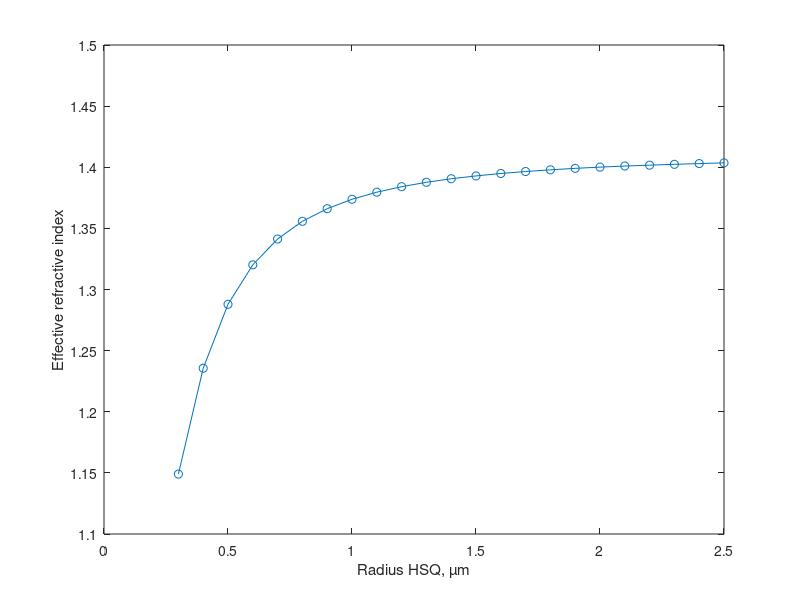

The MATLAB script that drew this image: (Note: this script raises an error after producing the figure.)
clear all
close all
clc
%% Effective index
 radius = 300:100:2500;
 effective_index = [1.149 1.2356 1.2879 1.3202 1.3413 1.3558 1.3661 ...
     1.3738 1.3796 1.3841 1.3877 1.3906 1.3929 1.3949 1.3965 ...
    1.3979 1.3991 1.4001 1.401 1.4017 1.4024 1.403 1.4036];

figure(1), plot(radius/1000, effective_index,'-o')
xlabel('Radius HSQ, µm')
ylabel('Effective refractive index')
yline(1.41)

%% Quality factor
 Q = [104.7 159.25 266.99 425.13 768.25 1078.9 1399.1 1833.1 2193.6 2629.7 3296.3 4370.7 ...
     5305.5 6048.7 6603.0 7236.8 8437.6 10206 11945 14878 16250 16584 18125];

figure(2), plot(radius/1000, Q);
ylabel('Quality factor')
xlabel('Radius HSQ, µm')

%% Frequency
 frequency = [3.3427 3.345 3.3317 3.3184 3.3069 3.2995 3.2925 3.2871 3.2837 3.2802 3.2773 3.2750 3.2734 3.2717...
     3.2700 3.2692 3.2682 3.2672 3.2665 3.2658 3.2652 3.2646 3.2640];

figure(3), plot(radius/1000,frequency*10^4,'-o')
ylabel('Frequency, Hz')
xlabel('Radius, µm')

thickness = @(n) (910e-9)./(2.*n);
figure(4), plot(radius, thickness(effective_index));
xlabel('Radius HSQ, µm')
ylabel('HSQ thickness')

figure(5), plot(thickness(effective_index),frequency);
xlabel('Thickness HSQ')
title('f(h)')
spline_fh = spline(thickness(effective_index),frequency);

%% Correcting the HSQ thickness to reduce the frequency error
h_corrected = zeros(1,size(effective_index,2));                        %%% These two vectors will store the final values we are looking for
f_corrected = zeros(1,size(effective_index,2));

h0 = thickness(effective_index(1));
f0 = frequency(1);

spline_thickness_vs_frequency = spline(thickness(effective_index),frequency);

f1 = frequency(2);
h1 = thickness(effective_index(2));

h1_prime = h1 - 0.01*h1;
f1_prime = ppval(spline_thickness_vs_frequency,h1_prime);
c_linear_fh = polyfit([h1_prime, h1],[f1_prime, f1],1);

n = linspace(effective_index(1),effective_index(end),1000);

[minimum, index_tilde] = min(abs(polyval(c_linear_fh,thickness(n))-ppval(spline_thickness_vs_frequency,thickness(n))));
h_tilde = thickness(n(index_tilde));


h_corrected(1) = h0; 
h_corrected(2) = h_tilde;
f_corrected (1) = f0; 
f_corrected(2) = ppval(spline_thickness_vs_frequency,h_corrected(2));



%% Fitto l'indice di rifrazione dipendente da n

spline_radius_vs_effective_index = spline(radius,effective_index);

c_linear_hr = polyfit([radius(1), radius(2)],[h_corrected(1), h_corrected(2)],1);
r = linspace(radius(1), radius(end),1000);

for jj = 3:size(effective_index,2)
h_prime = polyval(c_linear_hr,radius(jj));

[minimum, n_prime_index] = min(abs(h_prime - thickness(n))); %%% n'
% Cerco r'
n_prime = n(n_prime_index);

[minimum ,index_r_prime] = min(abs(ppval(spline_radius_vs_effective_index,r)-n_prime));
r_prime = r(index_r_prime);  %%% r'


%%%% Faccio l'altra approssimazione lineare
c_linear_hr_2 = polyfit([r_prime radius(jj)],[thickness(n_prime) thickness(effective_index(jj))],1);

[minimum, r_tilde_index] =  min(abs(thickness(ppval(spline_radius_vs_effective_index,r))-polyval(c_linear_hr_2,r)));

h_tilde = thickness(ppval(spline_radius_vs_effective_index,r(r_tilde_index)));

h_corrected(jj) = h_tilde;

f_corrected(jj) = ppval(spline_thickness_vs_frequency,h_corrected(jj));
end

figure(6), plot(radius/1000,h_corrected,'o');
hold on
xlabel('radius')
ylabel('Thickness')

plot(radius/1000,thickness(effective_index))
legend('Correction','First approximation')
hold off

figure(7), plot(h_corrected,ppval(spline_fh,h_corrected),'o');
xlabel('HSQ thickness')
ylabel('Frequency')
hold on
plot(thickness(effective_index),frequency)
legend('Corrected','Experimental')
hold off
difference = h_corrected-thickness(effective_index)